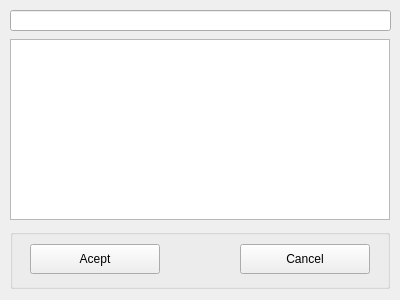
<?xml version="1.0" encoding="UTF-8"?>
<ui version="4.0">
 <class>FrmGeneric</class>
 <widget class="QWidget" name="FrmGeneric">
  <property name="geometry">
   <rect>
    <x>0</x>
    <y>0</y>
    <width>400</width>
    <height>300</height>
   </rect>
  </property>
  <property name="windowTitle">
   <string>Data</string>
  </property>
  <widget class="QTableWidget" name="GenericTable">
   <property name="geometry">
    <rect>
     <x>10</x>
     <y>39</y>
     <width>380</width>
     <height>181</height>
    </rect>
   </property>
  </widget>
  <widget class="QGroupBox" name="groupBox">
   <property name="geometry">
    <rect>
     <x>10</x>
     <y>229</y>
     <width>380</width>
     <height>60</height>
    </rect>
   </property>
   <property name="title">
    <string/>
   </property>
   <widget class="QPushButton" name="BtnAcept">
    <property name="geometry">
     <rect>
      <x>20</x>
      <y>15</y>
      <width>130</width>
      <height>30</height>
     </rect>
    </property>
    <property name="text">
     <string>Acept</string>
    </property>
   </widget>
   <widget class="QPushButton" name="BtnCancel">
    <property name="geometry">
     <rect>
      <x>230</x>
      <y>15</y>
      <width>130</width>
      <height>30</height>
     </rect>
    </property>
    <property name="text">
     <string>Cancel</string>
    </property>
   </widget>
  </widget>
  <widget class="QLineEdit" name="textSearch">
   <property name="geometry">
    <rect>
     <x>10</x>
     <y>10</y>
     <width>381</width>
     <height>21</height>
    </rect>
   </property>
   <property name="placeholderText">
    <string/>
   </property>
  </widget>
 </widget>
 <resources/>
 <connections/>
</ui>
